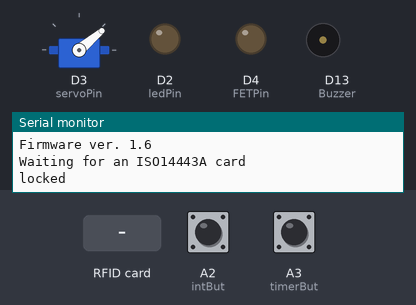
Bench run of a sketch on a simulated Arduino Zero (SAMD21). On the bench: servo, output pins drawn as LEDs (lit = HIGH), buzzer (waves = sounding, pin HIGH), the last lines printed to the serial monitor. The test bench sets the inputs (shaded band); at power-on: A2 (intBut) HIGH, A3 (timerBut) HIGH.

Above: at 1.7 s.
1.8 s: RFID card F7 F3 A1 39 held to the reader
At 3.8 s:
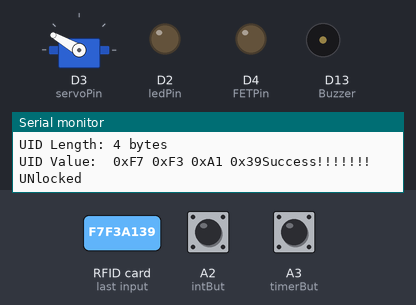
4.1 s: RFID card F7 F3 A1 39 held to the reader
At 4.7 s:
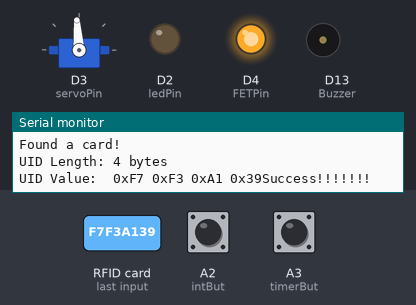
Timing chart, 0 to 7.1 s (numbered marks = the images above; inputs shaded):
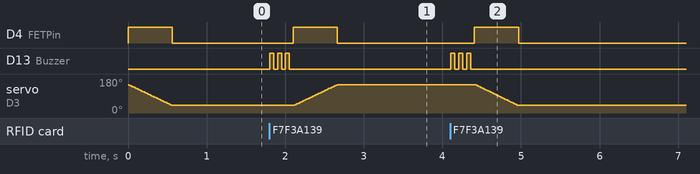

The sketch:

Door_Nano_1.4.ino
```cpp
/**************************************************************************/
/*
   Josh notes:


  Note that you need the baud rate to be 115200 because we need to print
  out the data and read from the card at the same time!

  But also, BT code and tutorial from  https://howtomechatronics.com/tutorials/arduino/arduino-and-hc-05-bluetooth-module-tutorial/
  so leave baud at 9600 for HC05. choose.

  This is an example sketch for the Adafruit PN532 NFC/RFID breakout boards
  This library works with the Adafruit NFC breakout
  ----> https://www.adafruit.com/products/364
  https://www.youtube.com/watch?v=rATC1tcn9BM
*/

//==============================================================================
//Libraries & Objects

#include <Servo.h>
Servo myservo;  // create servo object to control a servo
#include <Wire.h>
#include <SPI.h>
#include <Adafruit_PN532.h>

//==============================================================================
//Variables

//Constants
#define ledPin 2
#define servospeed 2    // Define replaces the text before uploading, so uses no variable space.
#define servodelay 10    // seem max ratio of servospeed/servodelay = 1/2
#define intBut A2   // interior lock button
#define timerBut A3
#define servoPin 3
#define FETPin 4
#define Buzzer 13 // Pin 3 connected to + pin of the Buzzer

//Servo & State Variables
int pos = 0;    // variable to store the servo position
bool locked;
bool activateTimer = 0;
//need to write code for a toggle

//BT variables
char BTChar; // to use... BTChar = Serial.read() // which will add one character to
String BTString = "test setup"; // to consolidate Serial.read characters, use 'BTString += BTChar'
//String helloWorld = "Hello 2nd world";
//char extractChar = helloWorld.charAt(6);

//Other Variables
int oldMillis;
byte GoodTagSerialNumber[] = {0xF7, 0xF3, 0xA1, 0x39}; // The Tag Serial number we are looking for (currently white card in wallet)
byte viTag[] = {0x4, 0x1A, 0x11, 0xBB, 0x20, 0x49, 0x80};
int loopCounter = 0;


//==============================================================================
//==============================================================================
//PN 532 original code

#define PN532_IRQ   (6) //i.e. the pin number
#define PN532_RESET (5)  // Not connected by default on the NFC Shield
Adafruit_PN532 nfc(PN532_IRQ, PN532_RESET);

#if defined(ARDUINO_ARCH_SAMD)
// for Zero, output on USB Serial console, remove line below if using programming port to program the Zero!
// also change #define in Adafruit_PN532.cpp library file
#define Serial SerialUSB
#endif

//==============================================================================
//Functions
void buzzerPass(bool x) {
  if (x == 1) {
    for (int y = 0; y < 3; y++) {

      digitalWrite (Buzzer, HIGH) ;// Buzzer On
      delay (50) ;// Delay 1ms
      digitalWrite (Buzzer, LOW) ;// Buzzer Off
      delay (50) ;// delay 1ms
    }
  }
  if (x == 0) {
    for (int y = 0; y < 15; y++) {
      digitalWrite (Buzzer, HIGH) ;// Buzzer On
      delay (3) ;// Delay 1ms
      digitalWrite (Buzzer, LOW) ;// Buzzer Off
      delay (8) ;// delay 1ms
    }
  }
}

void unlock() {
  digitalWrite(FETPin, HIGH);
  for (pos = 40; pos <= 150; pos += servospeed) { // goes from 0 degrees to 180 degrees
    myservo.write(pos);              // tell servo to go to position in variable 'pos'
    delay(servodelay);                       // waits 15ms for the servo to reach the position
  }
  digitalWrite(FETPin, LOW);
}
void lock() {
  digitalWrite(FETPin, HIGH);
  for (pos = 150; pos >= 40; pos -= servospeed) { // goes from 180 degrees to 0 degrees
    myservo.write(pos);              // tell servo to go to position in variable 'pos'
    delay(servodelay);                       // waits 15ms for the servo to reach the position
  }
  digitalWrite(FETPin, LOW);
}

void servoLock(bool i) {
  if (i == 1) { // LOCK it
    locked = 1;
    lock();
    Serial.println("locked");
    //delay(1000);
  }
  if (i == 0) { // unlock it
    locked = 0;
    unlock();
    Serial.println("UNlocked");
    //delay(1000);
  }
}

void blink(int x) { // x argument is how many 100 ms flashes should happen
  for (int i = 0; i < x; i++) {
    digitalWrite(ledPin, HIGH);
    delay(50);
    digitalWrite(ledPin, LOW);
    delay(50);
  }
}


void receiveBT() {

  BTString = ""; //clears the BTString var
  while (Serial.available() > 0) {
    BTChar = Serial.read();
    BTString += BTChar; // adds one character at a time to BTString
    delay(10); //this delay exists because the arduino will cycle faster than the serial buffer empties, appearing to empty the buffer when some is there
  }
} //end receiveBT

void BTCommands() { //SEE project_spartan HC05 for string reading examples

  if (BTString == "hello") Serial.println("back atcha");
  if (BTString == "1") servoLock(1), Serial.println("BTstring = 1");
  if (BTString == "0") servoLock(0), Serial.println("BTstring = 0");


  //if(BTString.indexOf("wh") >= 0) Serial.println("Search worked!"); // this is how to search a string!
} // end BTCommands

//==============================================================================
//==============================================================================
//==============================================================================

void setup(void) {

  //==============================================================================
  //==============================================================================
  // PN532

  /*#ifndef ESP8266
    while (!Serial); // for Leonardo/Micro/Zero
    #endif */
  //Serial.begin(115200);
  Serial.begin(9600);
  Serial.println("Hello!");

  nfc.begin();

  uint32_t versiondata = nfc.getFirmwareVersion();
  if (! versiondata) {
    Serial.print("Didn't find PN53x board");
    while (1); // halt
  }

  // Got ok data, print it out!
  Serial.print("Found chip PN5"); Serial.println((versiondata >> 24) & 0xFF, HEX);
  Serial.print("Firmware ver. "); Serial.print((versiondata >> 16) & 0xFF, DEC);
  Serial.print('.'); Serial.println((versiondata >> 8) & 0xFF, DEC);

  // Set the max number of retry attempts to read from a card
  // This prevents us from waiting forever for a card, which is
  // the default behaviour of the PN532.
  nfc.setPassiveActivationRetries(10);
  //nfc.setPassiveActivationRetries(0xFF); //original line provided in example: default wait forever


  // configure board to read RFID tags
  nfc.SAMConfig(); //this lines stops the door duino from working.

  Serial.println("Waiting for an ISO14443A card");

  //==============================================================================
  //==============================================================================
  //Door nano pin setup

  //Serial.begin(9600); // Default communication rate of the Bluetooth module is 38400 (according to this tutorial); conflicts with 115200 for PN532; and only seems to work at 9600
  pinMode(ledPin, OUTPUT);
  pinMode(intBut, INPUT_PULLUP);
  pinMode(timerBut, INPUT_PULLUP);
  pinMode(Buzzer, OUTPUT); // Set buzzer pin to an Output pin
  pinMode(FETPin, OUTPUT);
  myservo.attach(servoPin);  // attaches the servo on pin 9 to the servo object
  digitalWrite(FETPin, LOW);
  digitalWrite(ledPin, LOW);
  digitalWrite(Buzzer, LOW); // Buzzer Off at startup
  analogWrite(ledPin, 0); // starts LED off
  servoLock(1);  // locks door on reset
  bool toggle = 1;


  /*Serial.println(BTString);
    int firstS = BTString.indexOf('s');
    Serial.println("index with var: " + BTString + " is " + firstS);
    Serial.println("same line index" + BTString + " is " + BTString.indexOf('s'));
    Serial.println("2 found here");
  */

}

//==============================================================================
//==============================================================================
//==============================================================================

void loop(void) {
  //Serial.println(loopCounter);
  //loopCounter++;

  //==============================================================================
  //PN532 read process

  boolean success;
  uint8_t uid[] = { 0, 0, 0, 0, 0, 0, 0 };	// Buffer to store the returned UID
  uint8_t uidLength;				// Length of the UID (4 or 7 bytes depending on ISO14443A card type)

  // Wait for an ISO14443A type cards (Mifare, etc.).  When one is found
  // 'uid' will be populated with the UID, and uidLength will indicate
  // if the uid is 4 bytes (Mifare Classic) or 7 bytes (Mifare Ultralight)
  success = nfc.readPassiveTargetID(PN532_MIFARE_ISO14443A, &uid[0], &uidLength);

  if (success) {
    Serial.println("Found a card!");
    Serial.print("UID Length: "); Serial.print(uidLength, DEC); Serial.println(" bytes");
    Serial.print("UID Value: ");
    for (uint8_t i = 0; i < uidLength; i++)
    {
      Serial.print(" 0x"); Serial.print(uid[i], HEX);
    }
  }
  else
  {
    // PN532 probably timed out waiting for a card
    //Serial.println("Timed out waiting for a card");
  }

  //End of example PN532 code

  //==============================================================================
  //check the detected card for a match, exectute commands

  String GoodTag = "False"; // Variable used to confirm good Tag Detected

  // Check if detected Tag has the right Serial number we are looking for
  for (int i = 0; i < 4; i++) {
    if (GoodTagSerialNumber[i] != uid[i]) {
      break; // if not equal, then break out of the "for" loop
    }
    if (i == 3) { // if we made it to 4 loops for each of the array positions, then all 4 Tag Serial numbers sections are matching
      GoodTag = "TRUE";
    }
  }

  for (int i = 0; i < uidLength; i++) {
    if (viTag[i] != uid[i]) {
      break; // if not equal, then break out of the "for" loop
    }
    if (i == uidLength) { // if we made it to 4 loops for each of the array positions, then all 4 Tag Serial numbers sections are matching
      GoodTag = "TRUE";
    }
  }

  if (GoodTag == "TRUE") {
    Serial.println("Success!!!!!!!"); Serial.println();
    buzzerPass(1);
    if (locked == 1) servoLock(0);
    else if (locked == 0) servoLock(1);
  }

  //==============================================================================
  //BUTTONS

  if (digitalRead(timerBut) == LOW) {
    Serial.println("timerbut low");
    servoLock(0);
    buzzerPass(1);
    delay(7000);
    buzzerPass(1);
    delay(600);
    servoLock(1); //when unpressed, state = HIGH; when pressed, state = low = run lock function to on (1)
  }
  if (digitalRead(intBut) == LOW && locked == 0)    {
    servoLock(1);
    Serial.println("intbutlow locked0");
  }
  if (digitalRead(intBut) == LOW && locked == 1) {
    servoLock(0);
    Serial.println("intbutlow locked1");
  }


  if (digitalRead(intBut) == LOW && locked == 0)    {
    servoLock(1);
    Serial.println("intbutlow locked0");
  }
  if (digitalRead(intBut) == LOW && locked == 1) {
    servoLock(0);
    Serial.println("intbutlow locked1");
  }

  //==============================================================================
  //INCOMING DATA
  receiveBT();
  BTCommands();

}
```

Measured:
- after the input at 1.8 s, D4 (FETPin): LOW → HIGH after 0.30 s, → LOW 0.56 s later; D13 (Buzzer): alternates HIGH for 0.05 s and LOW for 0.05 s, 6 changes in all, then stays LOW, starting at once; servo on D3 (servoPin): moves from 40° to 150° over 0.54 s, starting after 0.32 s
- after the input at 4.1 s, D4 (FETPin): LOW → HIGH after 0.31 s, → LOW 0.56 s later; D13 (Buzzer): alternates HIGH for 0.05 s and LOW for 0.05 s, 6 changes in all, then stays LOW, starting at once; servo on D3 (servoPin): moves from 150° to 40° over 0.54 s, starting after 0.33 s
